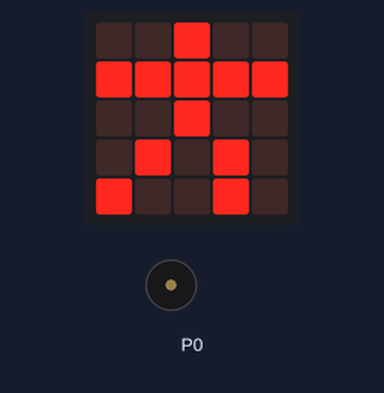
Simulated run of this program. Board: BBC micro:bit (MakeCode). Parts: the board's 5×5 LED display, buzzer (waves = sounding). At 27.4 s the program stops and its outputs stay as they are.

Above: at 4.1 s.
At 12.5 s:
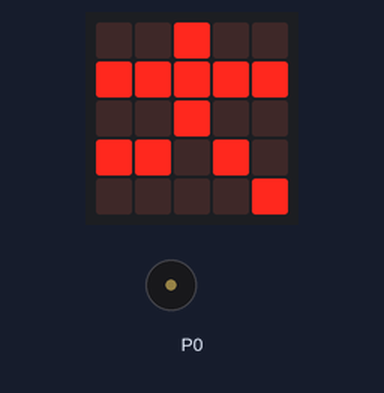
At 19.0 s:
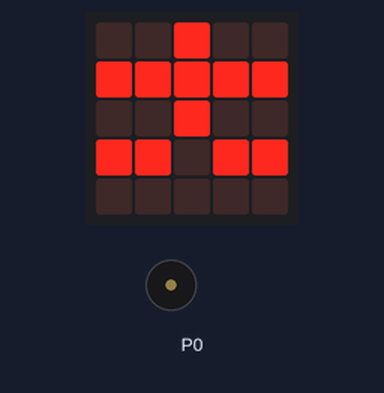
At 26.6 s:
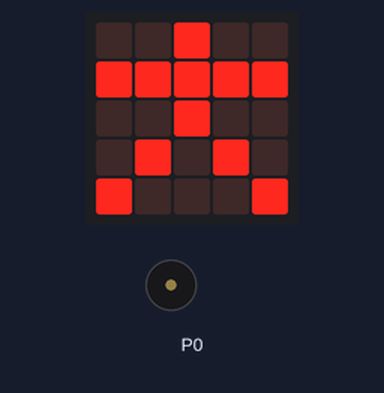
Timing chart, 0 to 28.1 s (numbered marks = the images above):
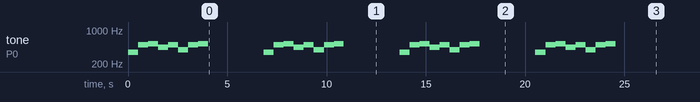

The program:

main.ts
```typescript
for (let index = 0; index < 4; index++) {
    music.play(music.stringPlayable("F B C5 A B G B C5 ", 120), music.PlaybackMode.UntilDone)
    basic.showLeds(`
        . . # . .
        # # # # #
        . . # . .
        . # . # .
        # . . # .
        `)
    basic.showLeds(`
        . . # . .
        # # # # #
        . . # . .
        . # . # .
        # . . . #
        `)
    basic.showLeds(`
        . . # . .
        # # # # #
        . . # . .
        . # . # #
        # . . . .
        `)
    basic.showLeds(`
        . . # . .
        # # # # #
        . . # . .
        # # . # #
        . . . . .
        `)
    basic.showLeds(`
        . . # . .
        # # # # #
        . . # . .
        # # . # .
        . . . . #
        `)
    basic.showLeds(`
        . . # . .
        # # # # #
        . . # . .
        . # . # .
        # . . . #
        `)
    basic.showLeds(`
        . . # . .
        # # # # #
        . . # . .
        . # . # .
        # . . . #
        `)
}
```

test.ts
```typescript
// testes vão aqui; isto não será compilado quando este pacote for usado como uma extensão.
```

Measured:
- what the display in image 0 shows lasts 0.4 s, from 4.0 s to 4.4 s
